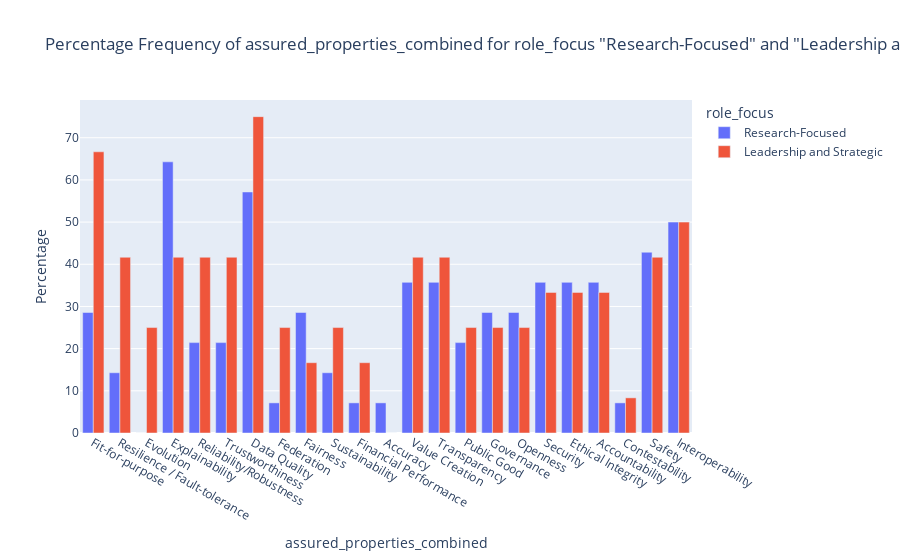

Write notebook code for a chart like this one.
### Markdown cell above
Possible grouping for better visualisation suggested by CB
- **Technical Performance**: Data Quality, Reliability/Robustness, Security, Resilience/ Fault tolerance, Data Stewardship, Accuracy
- **Ecosystem Integration**: Interoperability, Evolution, Federation
- **Ethical**: Explainability, Ethical Integrity, Sustainability, Fairness, Social Justice
- **Societal**: Openness, Safety, Public Good, Trustworthiness
- **economic**: Fit-for-purpose, Financial Performance, Value Creation, Sustainability
- **Legal**: Governance, Contestability, Transparency, Accountability

### Code cell
# Specify the two roles
select_from = 'role_focus'
sel1 = 'Research-Focused'
sel2 = 'Leadership and Strategic'
plot_val = 'assured_properties_combined'

# Melt columns
plot_role_frequencies(df_exploded, plot_val, select_from, sel1, sel2)

### Figure 1 — Plotly figure (JSON) as saved in the notebook; plotly's stock layout.template omitted (floating-point values rounded to 4 significant figures)
{"data": [{"alignmentgroup": "True", "customdata": [[4], [2], [0], [9], [3], [3], [8], [1], [4], [2], [1], [1], [5], [5], [3], [4], [4], [5], [5], [5], [1], [6], [7]], "hovertemplate": "role_focus=Research-Focused<br>assured_properties_combined=%{x}<br>Percentage=%{y}<br>Frequency=%{customdata[0]}<extra></extra>", "legendgroup": "Research-Focused", "marker": {"color": "#636efa", "pattern": {"shape": ""}}, "name": "Research-Focused", "offsetgroup": "Research-Focused", "orientation": "v", "showlegend": true, "textposition": "auto", "type": "bar", "x": ["Fit-for-purpose", "Resilience / Fault-tolerance", "Evolution", "Explainability", "Reliability/Robustness", "Trustworthiness", "Data Quality", "Federation", "Fairness", "Sustainability", "Financial Performance", "Accuracy", "Value Creation", "Transparency", "Public Good", "Governance", "Openness", "Security", "Ethical Integrity", "Accountability", "Contestability", "Safety", "Interoperability"], "xaxis": "x", "y": [28.57, 14.29, 0, 64.29, 21.43, 21.43, 57.14, 7.143, 28.57, 14.29, 7.143, 7.143, 35.71, 35.71, 21.43, 28.57, 28.57, 35.71, 35.71, 35.71, 7.143, 42.86, 50], "yaxis": "y"}, {"alignmentgroup": "True", "customdata": [[8], [5], [3], [5], [5], [5], [9], [3], [2], [3], [2], [0], [5], [5], [3], [3], [3], [4], [4], [4], [1], [5], [6]], "hovertemplate": "role_focus=Leadership and Strategic<br>assured_properties_combined=%{x}<br>Percentage=%{y}<br>Frequency=%{customdata[0]}<extra></extra>", "legendgroup": "Leadership and Strategic", "marker": {"color": "#EF553B", "pattern": {"shape": ""}}, "name": "Leadership and Strategic", "offsetgroup": "Leadership and Strategic", "orientation": "v", "showlegend": true, "textposition": "auto", "type": "bar", "x": ["Fit-for-purpose", "Resilience / Fault-tolerance", "Evolution", "Explainability", "Reliability/Robustness", "Trustworthiness", "Data Quality", "Federation", "Fairness", "Sustainability", "Financial Performance", "Accuracy", "Value Creation", "Transparency", "Public Good", "Governance", "Openness", "Security", "Ethical Integrity", "Accountability", "Contestability", "Safety", "Interoperability"], "xaxis": "x", "y": [66.67, 41.67, 25, 41.67, 41.67, 41.67, 75, 25, 16.67, 25, 16.67, 0, 41.67, 41.67, 25, 25, 25, 33.33, 33.33, 33.33, 8.333, 41.67, 50], "yaxis": "y"}], "layout": {"barmode": "group", "legend": {"title": {"text": "role_focus"}, "tracegroupgap": 0}, "title": {"text": "Percentage Frequency of assured_properties_combined for role_focus \"Research-Focused\" and \"Leadership and Strategic\""}, "xaxis": {"anchor": "y", "categoryorder": "array", "domain": [0, 1], "title": {"text": "assured_properties_combined"}}, "yaxis": {"anchor": "x", "domain": [0, 1], "title": {"text": "Percentage"}}}}
